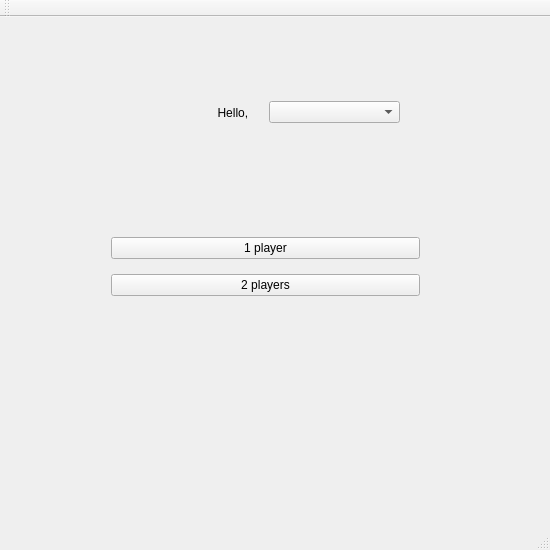
<?xml version="1.0" encoding="UTF-8"?>
<ui version="4.0">
 <class>authorization</class>
 <widget class="QMainWindow" name="authorization">
  <property name="enabled">
   <bool>true</bool>
  </property>
  <property name="geometry">
   <rect>
    <x>0</x>
    <y>0</y>
    <width>550</width>
    <height>550</height>
   </rect>
  </property>
  <property name="minimumSize">
   <size>
    <width>550</width>
    <height>550</height>
   </size>
  </property>
  <property name="maximumSize">
   <size>
    <width>550</width>
    <height>550</height>
   </size>
  </property>
  <property name="windowTitle">
   <string>authorization</string>
  </property>
  <widget class="QWidget" name="centralWidget">
   <widget class="QWidget" name="verticalLayoutWidget">
    <property name="geometry">
     <rect>
      <x>100</x>
      <y>200</y>
      <width>331</width>
      <height>101</height>
     </rect>
    </property>
    <layout class="QVBoxLayout" name="verticalLayout">
     <item>
      <widget class="QPushButton" name="pushButton">
       <property name="text">
        <string>1 player</string>
       </property>
      </widget>
     </item>
     <item>
      <widget class="QPushButton" name="pushButton_2">
       <property name="text">
        <string>2 players</string>
       </property>
      </widget>
     </item>
    </layout>
   </widget>
   <widget class="QWidget" name="horizontalLayoutWidget">
    <property name="geometry">
     <rect>
      <x>120</x>
      <y>50</y>
      <width>291</width>
      <height>91</height>
     </rect>
    </property>
    <layout class="QHBoxLayout" name="horizontalLayout">
     <item>
      <widget class="QLabel" name="label">
       <property name="layoutDirection">
        <enum>Qt::RightToLeft</enum>
       </property>
       <property name="text">
        <string>                          Hello,</string>
       </property>
      </widget>
     </item>
     <item>
      <widget class="QComboBox" name="comboBox"/>
     </item>
    </layout>
   </widget>
  </widget>
  <widget class="QMenuBar" name="menuBar">
   <property name="geometry">
    <rect>
     <x>0</x>
     <y>0</y>
     <width>550</width>
     <height>26</height>
    </rect>
   </property>
  </widget>
  <widget class="QToolBar" name="mainToolBar">
   <attribute name="toolBarArea">
    <enum>TopToolBarArea</enum>
   </attribute>
   <attribute name="toolBarBreak">
    <bool>false</bool>
   </attribute>
  </widget>
  <widget class="QStatusBar" name="statusBar"/>
 </widget>
 <layoutdefault spacing="6" margin="11"/>
 <resources/>
 <connections/>
</ui>
